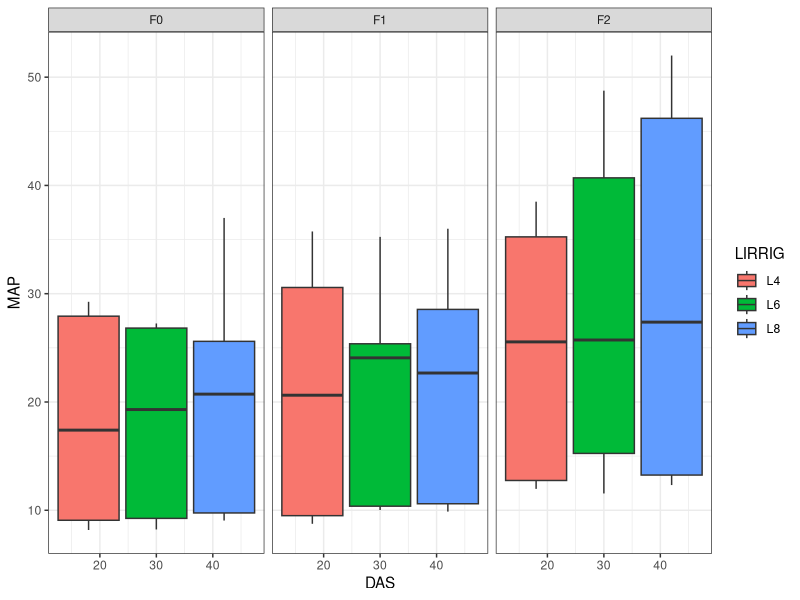
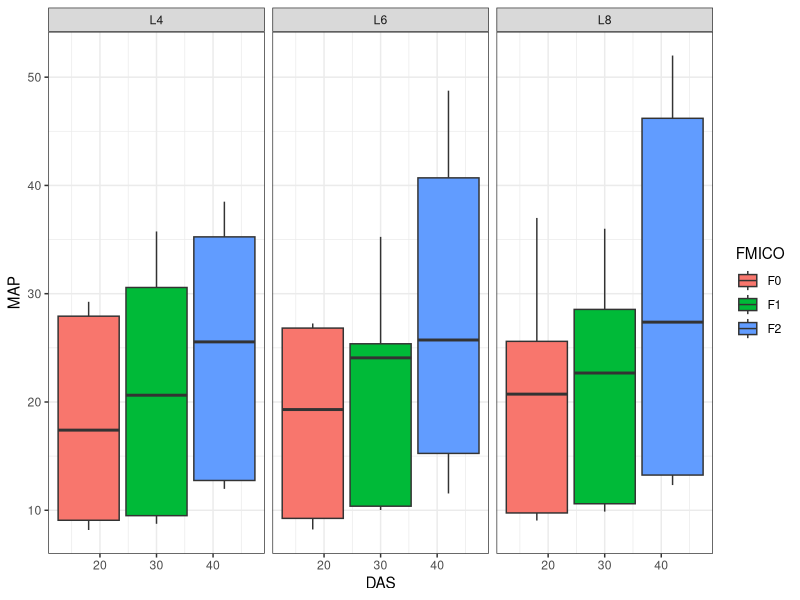
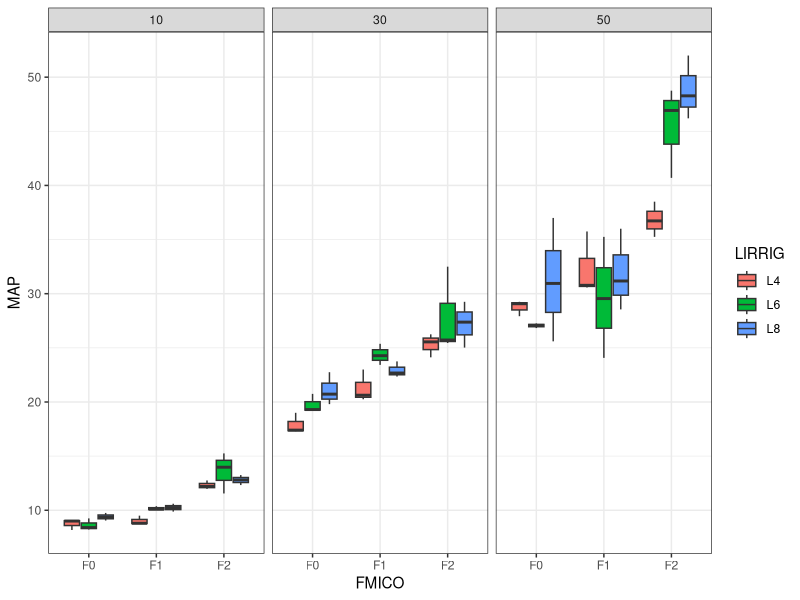
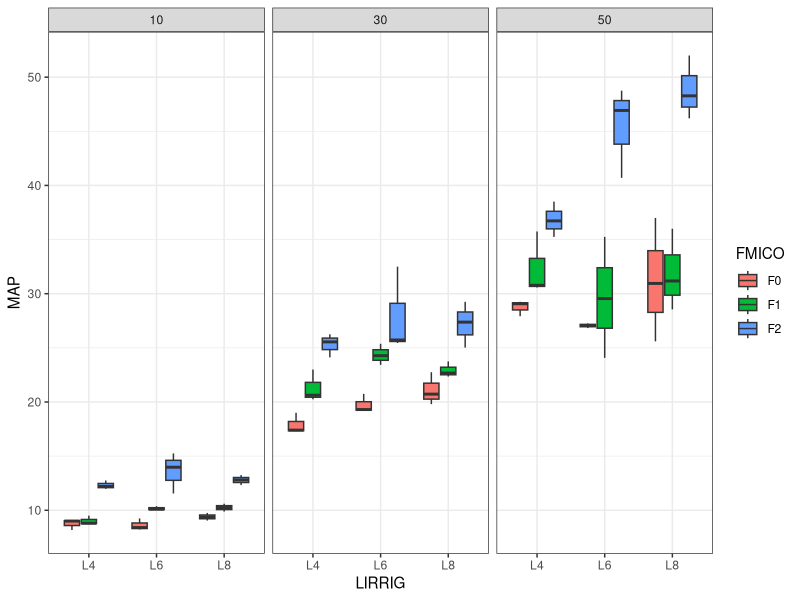
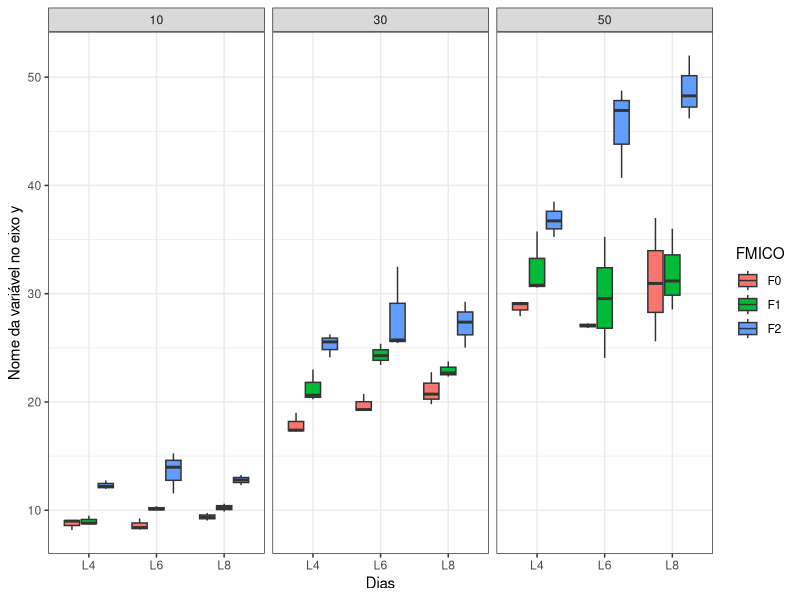
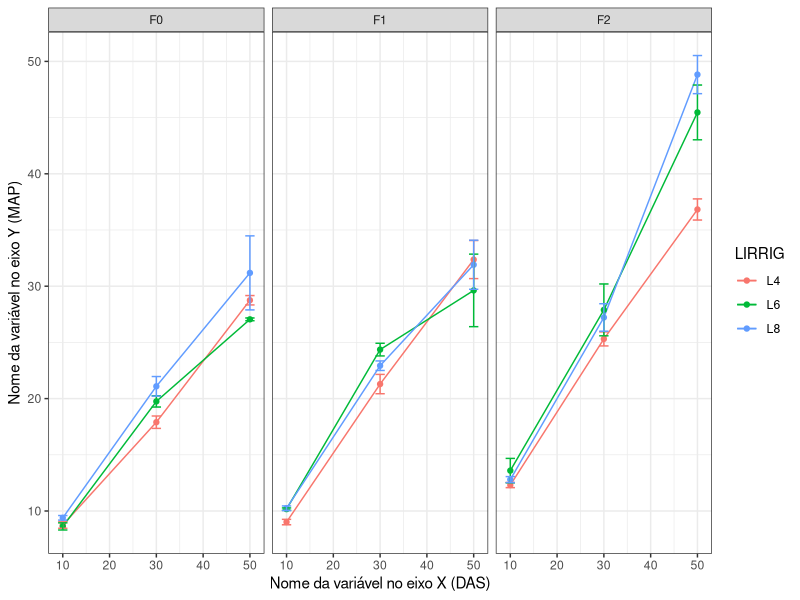
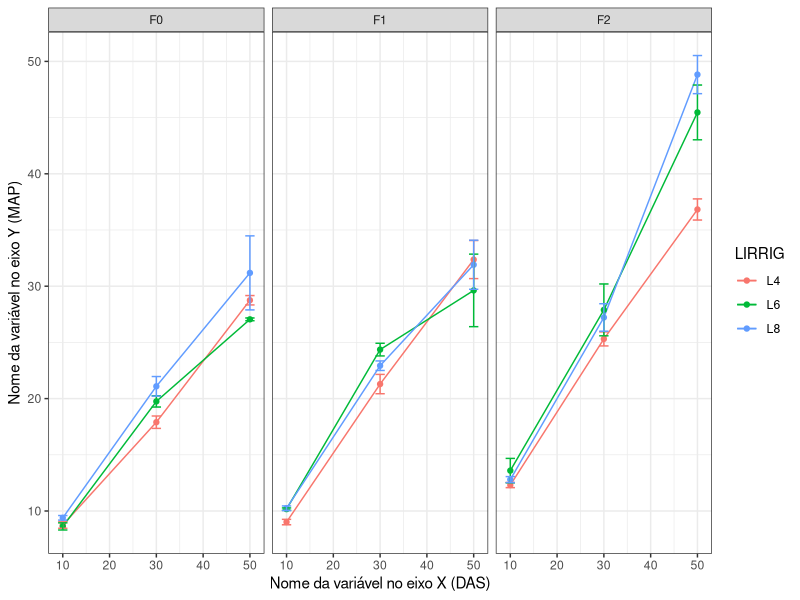
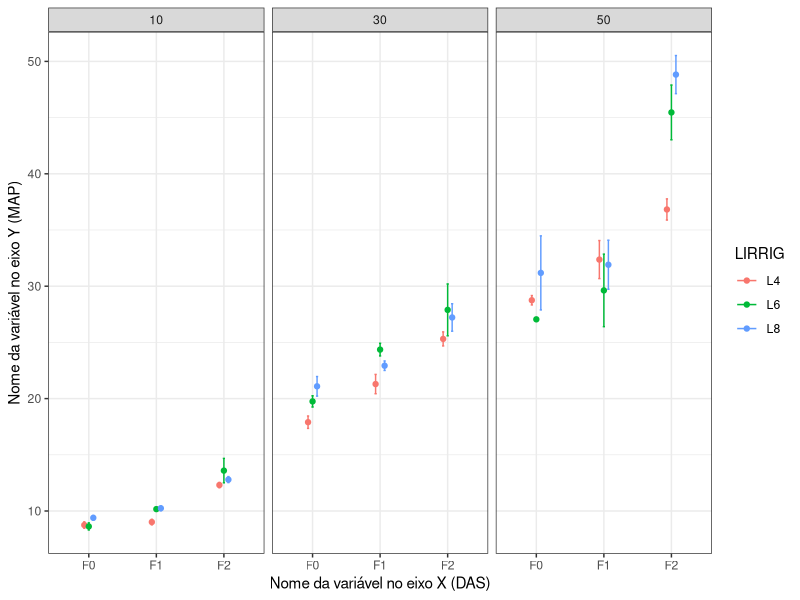

Write R code to recreate these figures, in order.
## ---- chunk 1

dados = read.table(header=TRUE, stringsAsFactors=TRUE, text="

FMICO	LIRRIG	DAS	MAP	DPAP	MDC	DPDC	MNF	DPNF
F0	L4	10	8.175	0.62915287	1.65	0.057735027	4.25	0.5
F0	L4	10	9	1.414213562	1.65	0.238047614	4.5	0.577350269
F0	L4	10	9.075	0.287228132	1.55	0.129099445	4	0
F0	L4	30	17.3	1.023067284	3.85	0.057735027	8.75	0.5
F0	L4	30	17.4	1.329160136	3.725	0.05	8.75	0.5
F0	L4	30	19	3.265986324	3.925	0.340342964	9.25	0.957427108
F0	L4	50	27.925	1.977161265	3.8	0.081649658	9.25	0.5
F0	L4	50	29.075	2.439091361	3.85	0.129099445	9.75	0.5
F0	L4	50	29.25	9.394147114	3.95	0.331662479	10	0.816496581
F0	L6	10	8.225	0.596517672	1.925	0.095742711	4.25	0.5
F0	L6	10	8.4	0.752772653	1.925	0.15	4	0
F0	L6	10	9.25	2.061552813	2	0.316227766	4.5	0.577350269
F0	L6	30	19.2	0.43204938	3.725	0.15	8.25	0.5
F0	L6	30	19.3	0.678232998	3.7	0.182574186	8.5	0.577350269
F0	L6	30	20.75	3.304037934	3.825	0.309569594	9	1.632993162
F0	L6	50	26.825	0.928708781	3.9	0.115470054	10.75	0.5
F0	L6	50	27.075	0.613052472	3.925	0.095742711	11	0
F0	L6	50	27.25	2.5	4.05	0.37859389	11	0.816496581
F0	L8	10	9.05	0.173205081	1.7	0.182574186	3.75	0.5
F0	L8	10	9.375	0.35	1.55	0.057735027	4	0
F0	L8	10	9.75	1.5	1.825	0.518812747	4	0.816496581
F0	L8	30	19.8	1.849324201	4.05	0.129099445	9.5	0.577350269
F0	L8	30	20.725	1.871496727	3.95	0.057735027	9.25	0.5
F0	L8	30	22.75	6.396613687	4.075	0.320156212	9.75	1.892969449
F0	L8	50	25.6	2.284731932	4.15	0.1	11.75	0.5
F0	L8	50	30.95	3.355095627	4.05	0.057735027	11.75	0.5
F0	L8	50	37	21.9089023	4.15	0.251661148	12.25	0.957427108
F1	L4	10	8.75	0.404145188	2.1	0.21602469	4	0
F1	L4	10	8.8	0.294392029	1.95	0.191485422	4	0
F1	L4	10	9.5	1.914854216	2.1	0.346410162	4.5	0.577350269
F1	L4	30	20.25	0.525991128	3.95	0.264575131	9	0
F1	L4	30	20.625	1.286791876	4.15	0.057735027	8.75	0.5
F1	L4	30	23	8.041558721	4.1	0.346410162	9.25	1.258305739
F1	L4	50	30.575	5.113625589	4.225	0.170782513	10.5	0.577350269
F1	L4	50	30.775	8.803929047	4.175	0.15	11	0
F1	L4	50	35.75	16.68082732	4.275	0.419324854	11	0.816496581
F1	L6	10	10.025	0.095742711	2.1	0	4	0
F1	L6	10	10.1	0.081649658	2.1	0	4	0
F1	L6	10	10.375	0.75	2.15	0.1	4.25	0.5
F1	L6	30	23.425	1.497497913	4.225	0.095742711	9	0
F1	L6	50	24.075	2.487803583	4.275	0.095742711	11.25	0.5
F1	L6	30	24.275	1.093541647	4.175	0.05	9.25	0.5
F1	L6	30	25.375	7.542932675	4.4	0.476095229	9.5	1.290994449
F1	L6	50	29.55	4.662259824	4.4	0.081649658	11.25	0.5
F1	L6	50	35.25	16.8399327	4.375	0.411298756	11.5	1.914854216
F1	L8	10	9.875	0.512347538	2.175	0.206155281	4	0
F1	L8	10	10.25	1.707825128	2.325	0.386221008	4.5	0.577350269
F1	L8	10	10.6	0.182574186	2.25	0.1	4.75	0.5
F1	L8	30	22.35	0.732575366	4.25	0.288675135	10	0
F1	L8	30	22.675	0.585234996	4.15	0.173205081	10.5	0.577350269
F1	L8	30	23.75	2.872281323	4.325	0.386221008	10.5	1
F1	L8	50	28.55	3.189043744	4.1	0.294392029	11.5	0.577350269
F1	L8	50	31.175	3.228389691	4.2	0.316227766	11.5	0.577350269
F1	L8	50	36	13.29160136	4.45	1.021436896	11.5	1
F2	L4	10	11.975	0.556027577	2.125	0.05	4.5	0.577350269
F2	L4	10	12.2	0.461880215	2.15	0.057735027	4.25	0.5
F2	L4	10	12.75	1.258305739	2.2	0.163299316	4.5	0.577350269
F2	L4	30	24.125	3.241784488	4.15	0.057735027	9.25	0.5
F2	L4	30	25.55	2.179449472	4.15	0.057735027	10	0.816496581
F2	L4	30	26.25	5.678908346	4.2	0.163299316	10.25	1.707825128
F2	L4	50	35.25	4.373023363	4.35	0.057735027	11.25	0.5
F2	L4	50	36.725	4.359185704	4.325	0.05	11.25	0.5
F2	L4	50	38.5	10.34408043	4.375	0.125830574	11.5	1
F2	L6	10	11.55	0.465474668	2.125	0.095742711	4.25	0.5
F2	L6	10	13.975	1.512999229	2.05	0.129099445	4	0
F2	L6	10	15.25	6.184658438	2.2	0.326598632	4.5	0.577350269
F2	L6	30	25.45	1.138712724	4.35	0.057735027	10	0
F2	L6	30	25.725	1.581929202	4.4	0.081649658	10.5	0.577350269
F2	L6	30	32.5	14.84362939	4.5	0.25819889	10.75	0.957427108
F2	L6	50	40.7	10.55525146	4.275	0.095742711	10.5	0.577350269
F2	L6	50	46.925	6.630422309	4.35	0.129099445	11	0
F2	L6	50	48.75	22.35136088	4.45	0.42031734	11.5	1.732050808
F2	L8	10	12.325	0.556027577	2.25	0.057735027	4.75	0.5
F2	L8	10	12.8	1.34412301	2.2	0.081649658	5	0
F2	L8	10	13.25	4.031128874	2.325	0.206155281	4.75	0.5
F2	L8	30	25.025	2.886029568	4.2	0	10	0
F2	L8	30	27.375	1.89802529	4.175	0.05	9.75	0.5
F2	L8	30	29.25	10.37223859	4.325	0.206155281	10.25	1.258305739
F2	L8	50	46.2	4.443722164	4.625	0.05	11.75	0.957427108
F2	L8	50	48.275	7.261485156	4.55	0.191485422	12	0
F2	L8	50	52	16.1245155	4.625	0.275378527	12.25	1.707825128
")


## ---- chunk 2
dados |> head()
## ---- chunk 3
str(dados)
## ---- chunk 4
library(ggplot2) #Criar gráficos de vários tipos
library(dplyr) #Utilizar operadores pipes
library(rstatix) #Pacote para realizar estatística descritiva
## ---- chunk 5
dados |> 
  ggplot(aes(x=DAS, y=MAP, fill=LIRRIG))+ #Escolhe que variáveis aparecem no eixo X, Y e grupo
  geom_boxplot()+ #Seleciona tipo de gráfico de boxplot
  facet_grid(~FMICO)+ # Agrupa gráfico por MICO
  theme_bw() #Estilo de gráfico
## ---- chunk 6
dados |> 
  ggplot(aes(x=DAS, y=MAP, fill=FMICO))+ #Escolhe que variáveis aparecem no eixo X, Y e grupo
  geom_boxplot()+ #Seleciona tipo de gráfico de boxplot
  facet_grid(~LIRRIG)+ # Agrupa gráfico por LRRIG
  theme_bw() #Estilo de gráfico
## ---- chunk 7
dados |> 
  ggplot(aes(x=FMICO, y=MAP, fill=LIRRIG))+ #Escolhe que variáveis aparecem no eixo X, Y e grupo
  geom_boxplot()+ #Seleciona tipo de gráfico de boxplot
  facet_grid(~DAS)+ # Agrupa gráfico por DAS 
  theme_bw() #Estilo de gráfico
## ---- chunk 8
dados |> 
  ggplot(aes(x=LIRRIG, y=MAP, fill=FMICO))+ #Escolhe que variáveis aparecem no eixo X, Y e grupo
  geom_boxplot()+ #Seleciona tipo de gráfico de boxplot
  facet_grid(~DAS)+ # Agrupa gráfico por DAS 
  theme_bw() #Estilo de gráfico
## ---- chunk 9
dados |> 
  ggplot(aes(x=LIRRIG, y=MAP, fill=FMICO))+ #Escolhe que variáveis aparecem no eixo X, Y e grupo
  geom_boxplot()+ #Seleciona tipo de gráfico de boxplot
  facet_grid(~DAS)+ # Agrupa gráfico por DAS 
  theme_bw()+ #Estilo de gráfico
  xlab("Dias")+ #Altera o título do eixo X
  ylab("Nome da variável no eixo y") #Altera o título do eixo Y
  
## ---- chunk 10

#chama arquivo de dados
dados |> 
  
  # Realizar o agrupamento dos dados por FMICO, LIRRIG e DAS
  group_by(FMICO, LIRRIG,DAS) |> 
  
  # Calcular as estatísticas resumidas (média e erro padrão) para a coluna MAP dentro de cada grupo
  get_summary_stats(MAP, type="mean_se") |> 
  
  # Criar o gráfico de linhas
  ggplot(aes(x = DAS, #Variável no eixo X
             y = mean, #Variável no eixo Y (essa deve ser a varável analisada (dependente))
             fill = LIRRIG)) + #Variável na legenda (as linhas terão as cores agrupadas conforme essa variável)
  
  # Adicionar as linhas de dados
  geom_line(aes(
    color=LIRRIG) #define as cores das linhas de acordo com LIRRIG
    )+
  
  # Adicionar pontos nas linhas (opcional)
  geom_point(aes(
    color=LIRRIG) #define as cores das linhas de acordo com LIRRIG
    )+
  
  #Adiciona barras de erros nos pontos
  geom_errorbar(aes(ymax = mean + se, #Barra de erro para baixo (média - erro)
                   ymin = mean - se, #Barra de erro para cima (média + erro) 
                   width=2, #define a largura da barra de erro 
                   color=LIRRIG #define as cores das linhas de acordo com LIRRIG
                   ))+
  
  #Agrupa os gráficos por FMICO
  facet_grid(~FMICO)+
  
  #Define o estilo do gráfico
  theme_bw()+
  
  #Altera título do eixo X
  xlab("Nome da variável no eixo X (DAS)")+

  #Altera título do eixo Y
  ylab("Nome da variável no eixo Y (MAP)")
  
## ---- chunk 11
#chama arquivo de dados
dados |> 
  
  # Realizar o agrupamento dos dados por FMICO, LIRRIG e DAS
  group_by(FMICO, LIRRIG,DAS) |> 
  
  # Calcular as estatísticas resumidas (média e erro padrão) para a coluna MAP dentro de cada grupo
  get_summary_stats(MAP, type="mean_se") |> 
  
# Criar o gráfico de linhas
  ggplot(aes(x = DAS, #Variável no eixo X
             y = mean, #Variável no eixo Y (essa deve ser a varável analisada (dependente))
             fill = LIRRIG)) + #Variável na legenda (as linhas terão as cores agrupadas conforme essa variável)
  
  # Adicionar as linhas de dados
  geom_line(aes(
    color=LIRRIG) #define as cores das linhas de acordo com LIRRIG
    )+
  
  # Adicionar pontos nas linhas (opcional)
  geom_point(aes(
    color=LIRRIG) #define as cores das linhas de acordo com LIRRIG
    )+
  
  #Adiciona barras de erros nos pontos
  geom_errorbar(aes(ymax = mean + se, #Barra de erro para baixo (média - erro)
                   ymin = mean - se, #Barra de erro para cima (média + erro) 
                   width=2, #define a largura da barra de erro 
                   color=LIRRIG #define as cores das linhas de acordo com LIRRIG
                   ))+
  
  #Agrupa os gráficos por FMICO
  facet_grid(~FMICO)+
  
  #Define o estilo do gráfico
  theme_bw()+
  
  #Altera título do eixo X
  xlab("Nome da variável no eixo X (DAS)")+

  #Altera título do eixo Y
  ylab("Nome da variável no eixo Y (MAP)")
  
  # Adiocionar letras acima das barras
  geom_text(aes(label = c(
    "a"#1
    
    )),position = position_dodge(1), vjust = -1)
  
## ---- chunk 12


dados |>
  group_by(FMICO, LIRRIG, DAS) |>
  get_summary_stats(MAP, type = "mean_se") |>
  convert_as_factor(DAS) |>
  
  ggplot(aes(
    x = FMICO,
    y = mean,
    fill = LIRRIG
  )) +
  geom_point(aes(color = LIRRIG), position = position_dodge(width = 0.2)) +
  geom_errorbar(
    aes(
      x = FMICO,
      ymax = mean + se,
      ymin = mean - se,
      width = 0.1,
      color = LIRRIG
    ),
    position = position_dodge(width = 0.2)
  ) +
  facet_grid(~DAS) +
  theme_bw() +
  xlab("Nome da variável no eixo X (DAS)") +
  ylab("Nome da variável no eixo Y (MAP)")

## ---- chunk 13


teste=
dados |> 
  group_by(DAS, FMICO) |>
  pairwise_t_test(MAP ~ LIRRIG, p.adjust.method = "bonferroni") |> 
  dplyr::select(-`p`, -`p.signif`) |> 
  add_xy_position(x = "DAS") |>  
  filter(`p.adj`<0.05 ) 


## ---- chunk 14


library(ggpubr)

dados |>
  group_by(FMICO, LIRRIG, DAS) |>
  get_summary_stats(MAP, type = "mean_se") |>
  convert_as_factor(DAS) |>
  
  ggplot(aes(
    x = FMICO,
    y = mean,
    fill = LIRRIG
  )) +
  geom_point(aes(color = LIRRIG), position = position_dodge(width = 0.2)) +
  geom_errorbar(
    aes(
      x = FMICO,
      ymax = mean + se,
      ymin = mean - se,
      width = 0.1,
      color = LIRRIG
    ),
    position = position_dodge(width = 0.2)
  ) +
  facet_grid(~DAS) +
  theme_bw() +
  xlab("Nome da variável no eixo X (DAS)") +
  ylab("Nome da variável no eixo Y (MAP)")
  # stat_pvalue_manual(teste, tip.length = 0, hide.ns = TRUE)


## ---- chunk 15

dados = read.table(header=TRUE, stringsAsFactors=TRUE, text="
FMICO	LIRRIG	BLOCO	REP	CLOA	CLOB	F0	FM	FV	FVFM	FVF0	MSC	MSF	MSR	AF
F0	L4	1	1	34.98	9.80	115.00	462.00	325.00	0.70	2.83	1.19	1.95	1.53	260.57
F0	L4	1	2	31.80	12.20	142.00	643.00	515.00	0.80	3.63	1.12	1.89	1.09	292.22
F0	L4	1	3	37.50	11.30	123.00	630.00	502.00	0.80	4.08	1.34	1.67	2.82	415.34
F0	L4	1	4	36.50	14.30	136.00	699.00	557.00	0.80	4.10	0.73	2.04	2.32	320.20
F0	L4	2	1	33.80	10.50	131.91	644.69	458.98	0.71	3.48	1.18	1.91	1.82	303.59
F0	L4	2	2	36.22	11.40	122.31	666.94	507.36	0.76	4.15	0.88	1.89	1.37	315.73
F0	L4	2	3	34.08	12.00	124.21	594.20	488.51	0.82	3.93	1.17	1.91	1.57	285.04
F0	L4	2	4	32.71	12.23	120.06	504.03	502.68	1.00	4.19	0.96	1.94	1.86	309.22
F0	L4	3	1	33.05	11.99	123.14	644.12	392.81	0.61	3.19	1.22	1.86	1.83	313.11
F0	L4	3	2	35.02	11.71	120.49	640.10	485.75	0.76	4.03	1.05	1.89	1.53	287.72
F0	L4	3	3	33.14	10.63	133.20	628.63	441.80	0.70	3.32	0.98	1.76	2.01	317.19
F0	L4	3	4	34.15	11.73	127.33	560.66	489.25	0.87	3.84	1.00	1.80	1.49	292.79
F0	L6	1	1	36.40	12.50	122.00	613.00	491.00	0.80	4.02	0.93	1.63	1.90	333.20
F0	L6	1	2	34.20	13.10	118.00	656.00	538.00	0.82	4.56	1.35	1.82	1.32	302.08
F0	L6	1	3	33.00	10.70	137.00	626.00	489.00	0.78	3.57	1.69	2.79	2.91	278.72
F0	L6	1	4	35.40	11.90	143.00	659.00	516.00	0.78	3.61	0.93	2.22	2.79	341.05
F0	L6	2	1	33.87	12.33	125.56	648.31	490.46	0.76	3.91	1.12	2.09	2.06	286.63
F0	L6	2	2	35.34	12.13	131.77	651.60	499.45	0.77	3.79	1.14	1.88	1.51	301.97
F0	L6	2	3	35.16	11.76	128.57	632.14	491.81	0.78	3.83	1.21	1.90	1.99	316.09
F0	L6	2	4	33.44	12.35	123.74	620.19	495.35	0.80	4.00	1.09	1.86	2.48	320.33
F0	L6	3	1	34.57	12.03	130.50	648.89	500.21	0.77	3.83	1.03	1.90	1.49	301.28
F0	L6	3	2	34.79	11.29	123.67	635.18	507.45	0.80	4.10	1.11	1.72	2.06	309.44
F0	L6	3	3	34.06	12.40	118.40	629.71	510.35	0.81	4.31	1.17	1.91	2.41	307.81
F0	L6	3	4	34.62	11.34	120.17	621.40	498.57	0.80	4.15	0.91	2.16	2.61	322.11
F0	L8	1	1	36.60	13.80	135.00	659.00	527.00	0.80	3.90	1.03	2.33	1.78	339.40
F0	L8	1	2	34.40	9.80	144.00	693.00	550.00	0.79	3.82	1.16	1.62	2.33	389.30
F0	L8	1	3	36.20	14.60	126.00	697.00	548.00	0.79	4.35	1.27	1.91	1.95	272.86
F0	L8	1	4	37.10	15.30	162.00	668.00	523.00	0.78	3.23	1.24	1.95	4.77	373.37
F0	L8	2	1	35.68	12.11	139.35	662.05	535.90	0.81	3.85	1.14	1.98	1.79	304.24
F0	L8	2	2	36.62	13.56	134.97	661.36	537.40	0.81	3.98	1.14	1.83	2.36	320.02
F0	L8	2	3	36.18	14.56	144.25	671.87	543.48	0.81	3.77	1.07	1.99	1.92	337.57
F0	L8	2	4	35.30	13.25	136.32	683.99	542.71	0.79	3.98	1.09	2.02	1.97	311.36
F0	L8	3	1	35.53	12.31	143.00	674.81	530.01	0.79	3.71	1.12	2.04	1.99	303.02
F0	L8	3	2	35.00	13.44	141.70	678.89	523.58	0.77	3.69	1.20	1.87	1.98	329.56
F0	L8	3	3	36.32	11.90	133.23	662.88	525.44	0.79	3.94	1.24	2.44	2.52	305.11
F0	L8	3	4	35.64	12.98	130.22	660.72	524.24	0.79	4.03	1.12	2.63	1.78	358.02
F1	L4	1	1	37.00	11.80	137.00	659.00	531.00	0.81	3.88	1.11	2.15	1.59	356.36
F1	L4	1	2	34.80	10.40	128.00	614.00	480.00	0.78	3.75	1.13	1.83	2.83	317.18
F1	L4	1	3	33.40	12.00	128.00	685.00	547.00	0.80	4.27	1.57	1.79	2.26	270.44
F1	L4	1	4	35.70	16.00	142.00	682.00	542.00	0.79	3.82	1.10	2.08	3.78	341.65
F1	L4	2	1	34.02	11.23	130.79	650.37	529.50	0.81	4.05	1.11	1.97	1.79	331.85
F1	L4	2	2	35.00	11.78	131.82	645.62	512.44	0.79	3.89	1.09	2.02	2.08	303.27
F1	L4	2	3	35.06	12.32	135.31	654.89	499.95	0.76	3.69	1.14	1.84	2.07	323.02
F1	L4	2	4	34.89	12.40	129.20	660.53	505.29	0.76	3.91	1.19	1.83	2.59	338.32
F1	L4	3	1	35.60	11.18	128.35	664.83	492.25	0.74	3.84	1.12	1.86	2.10	335.93
F1	L4	3	2	33.98	11.83	129.14	661.80	498.51	0.75	3.86	1.12	1.93	1.88	331.25
F1	L4	3	3	33.94	11.85	132.81	633.54	519.60	0.82	3.91	1.18	1.86	2.54	296.42
F1	L4	3	4	34.91	11.26	131.09	627.84	507.93	0.81	3.87	1.12	1.92	1.89	331.89
F1	L6	1	1	33.50	9.40	128.00	726.00	611.00	0.84	4.77	1.18	1.86	2.12	321.84
F1	L6	1	2	36.20	14.80	134.00	690.00	548.00	0.79	4.09	1.34	1.87	2.90	343.83
F1	L6	1	3	37.40	14.30	138.00	670.00	547.00	0.82	3.96	1.13	2.54	1.91	415.79
F1	L6	1	4	38.50	15.40	140.00	617.00	481.00	0.78	3.44	1.23	2.03	2.60	301.38
F1	L6	2	1	36.04	15.06	129.69	669.48	519.30	0.78	4.00	1.23	2.08	2.48	315.90
F1	L6	2	2	37.10	11.31	133.03	649.99	527.55	0.81	3.97	1.22	1.98	2.37	318.98
F1	L6	2	3	35.84	14.56	132.79	681.70	546.00	0.80	4.11	1.22	1.89	2.49	345.07
F1	L6	2	4	34.33	15.36	135.42	650.07	517.59	0.80	3.82	1.17	1.88	2.06	338.84
F1	L6	3	1	36.76	12.42	132.18	634.83	533.74	0.84	4.04	1.17	2.13	2.08	325.11
F1	L6	3	2	37.41	13.04	133.02	662.93	521.06	0.79	3.92	1.21	1.91	2.21	331.89
F1	L6	3	3	34.76	14.22	130.02	648.03	499.66	0.77	3.84	1.17	2.10	2.50	311.29
F1	L6	3	4	36.51	11.76	130.27	643.72	528.18	0.82	4.05	1.17	2.16	2.30	337.97
F1	L8	1	1	38.60	12.70	132.00	679.00	582.00	0.86	4.41	0.71	2.07	3.09	352.79
F1	L8	1	2	37.80	14.30	143.00	666.00	527.00	0.79	3.69	1.56	2.28	2.27	319.46
F1	L8	1	3	36.10	14.00	149.00	688.00	499.00	0.73	3.35	1.11	2.41	2.26	343.30
F1	L8	1	4	35.70	14.40	145.00	707.00	567.00	0.80	3.91	1.91	1.99	2.72	346.00
F1	L8	2	1	37.26	14.32	142.51	684.58	550.09	0.80	3.86	0.84	2.21	2.45	339.54
F1	L8	2	2	36.77	13.12	139.44	673.45	533.29	0.79	3.82	1.52	2.06	2.41	330.20
F1	L8	2	3	37.32	13.98	143.22	672.60	534.89	0.80	3.73	1.51	2.02	2.42	342.78
F1	L8	2	4	36.73	13.19	137.22	685.18	521.69	0.76	3.80	1.41	1.92	2.46	345.92
F1	L8	3	1	37.44	13.50	136.54	673.94	538.59	0.80	3.94	1.31	2.03	2.65	335.45
F1	L8	3	2	37.40	14.25	142.93	682.65	506.27	0.74	3.54	1.36	2.11	2.61	341.13
F1	L8	3	3	36.98	14.04	138.40	682.67	561.51	0.82	4.06	1.38	1.98	2.29	331.70
F1	L8	3	4	36.71	13.74	145.34	675.18	552.05	0.82	3.80	0.88	1.71	2.61	336.72
F2	L4	1	1	39.10	11.90	136.00	646.00	510.00	0.79	3.75	1.33	1.84	2.79	262.92
F2	L4	1	2	35.30	14.10	137.00	676.00	539.00	0.80	3.93	1.82	2.30	2.44	359.55
F2	L4	1	3	32.70	13.70	133.00	654.00	521.00	0.80	3.92	1.85	2.36	3.49	360.11
F2	L4	1	4	34.70	13.30	131.00	707.00	576.00	0.81	4.40	1.09	2.35	2.32	476.15
F2	L4	2	1	35.38	12.73	132.95	668.35	524.55	0.78	3.95	1.63	2.42	2.75	313.88
F2	L4	2	2	35.71	13.59	134.22	665.15	521.83	0.78	3.89	1.36	2.08	2.40	317.59
F2	L4	2	3	34.48	13.03	134.29	667.94	518.88	0.78	3.86	1.30	2.07	2.70	326.69
F2	L4	2	4	34.57	12.32	133.04	657.10	539.28	0.82	4.05	1.63	2.28	2.38	326.29
F2	L4	3	1	34.17	12.82	134.45	669.37	520.38	0.78	3.87	1.58	2.52	2.51	366.38
F2	L4	3	2	34.35	13.16	135.42	657.75	532.49	0.81	3.93	1.31	2.63	2.51	293.15
F2	L4	3	3	34.41	12.57	134.77	664.08	520.07	0.78	3.86	1.52	2.41	2.47	301.57
F2	L4	3	4	33.61	12.87	132.31	671.75	532.07	0.79	4.02	1.74	2.28	2.48	305.44
F2	L6	1	1	38.40	17.10	149.00	723.00	544.00	0.75	3.65	1.91	2.78	2.12	331.76
F2	L6	1	2	36.80	16.40	146.00	670.00	522.00	0.78	3.58	1.42	2.16	3.04	373.57
F2	L6	1	3	36.80	15.60	145.00	639.00	562.00	0.88	3.88	1.41	2.58	2.36	336.30
F2	L6	1	4	33.80	11.30	122.00	724.00	545.00	0.75	4.47	1.77	2.40	3.64	340.57
F2	L6	2	1	34.98	13.18	144.81	687.67	544.18	0.79	3.76	1.68	2.42	2.81	338.21
F2	L6	2	2	37.03	13.22	131.23	708.17	545.09	0.77	4.15	1.39	2.48	2.57	336.19
F2	L6	2	3	35.45	14.29	135.46	696.69	535.25	0.77	3.95	1.42	2.36	2.91	334.81
F2	L6	2	4	34.91	14.19	146.71	676.49	546.09	0.81	3.72	1.58	2.31	2.78	340.88
F2	L6	3	1	37.20	14.72	131.21	710.25	536.93	0.76	4.09	1.58	2.42	2.31	340.36
F2	L6	3	2	36.62	16.52	144.56	707.82	540.60	0.76	3.74	1.52	2.39	2.57	341.57
F2	L6	3	3	36.44	12.51	139.79	704.81	540.46	0.77	3.87	1.41	2.34	2.51	334.69
F2	L6	3	4	36.27	13.35	130.16	671.92	536.88	0.80	4.12	1.40	1.81	2.73	334.65
F2	L8	1	1	39.40	16.40	141.00	727.00	578.00	0.80	4.10	1.59	2.30	3.54	357.95
F2	L8	1	2	39.60	16.40	143.00	707.00	561.00	0.79	3.92	1.22	2.32	2.08	288.62
F2	L8	1	3	36.20	12.90	140.00	730.00	585.00	0.80	4.18	1.56	2.53	3.41	341.16
F2	L8	1	4	38.00	17.50	157.00	689.00	567.00	0.82	3.61	2.23	3.21	4.47	392.45
F2	L8	2	1	37.13	16.39	141.88	707.52	567.64	0.80	4.00	1.56	2.36	2.72	340.31
F2	L8	2	2	39.07	13.81	142.28	722.24	570.88	0.79	4.01	1.50	2.53	2.51	314.64
F2	L8	2	3	37.53	14.77	144.07	704.98	570.81	0.81	3.96	1.47	2.50	3.42	359.07
F2	L8	2	4	38.04	15.67	143.45	717.61	575.17	0.80	4.01	1.56	2.55	2.72	329.98
F2	L8	3	1	39.09	14.53	140.11	701.86	571.63	0.81	4.08	1.46	2.57	2.64	338.68
F2	L8	3	2	38.23	15.08	143.81	700.86	575.91	0.82	4.00	1.45	2.39	3.31	355.60
F2	L8	3	3	37.76	15.61	142.99	705.72	566.36	0.80	3.96	1.37	2.41	3.09	329.64
F2	L8	3	4	37.63	16.29	143.56	710.10	571.13	0.80	3.98	1.68	2.39	2.76	358.95

")


## ---- chunk 16
dados |> 
  # Realizar o agrupamento dos dados por FMICO e LIRRIG
  group_by(FMICO, LIRRIG) |> 
  # Calcular as estatísticas resumidas (média e erro padrão) para a coluna CLOA dentro de cada grupo
  get_summary_stats(CLOA, type = "mean_se") |> 
  
  # Criar o gráfico de barras com barras de erro
  ggplot(aes(x = FMICO, y = mean, fill = LIRRIG)) +
  # Adicionar as barras de dados
  geom_bar(stat = "identity", position = "dodge") +
  # Adicionar as barras de erro
  geom_errorbar(aes(ymax = mean + se, ymin = mean - se), 
                position = position_dodge(0.9), width = 0.2)+
  # Definir estilo do gráfico
  theme_bw()

## ---- chunk 17
dados |> 
  # Realizar o agrupamento dos dados por FMICO e LIRRIG
  group_by(FMICO, LIRRIG) |> 
  # Calcular as estatísticas resumidas (média e erro padrão) para a coluna CLOA dentro de cada grupo
  get_summary_stats(CLOA, #Selcionar a variável
                    type = "mean_se") |> #definir o tipo de estatística (média±erro-padrão)
  
  # Criar o gráfico de barras com barras de erro
  ggplot(aes(x = FMICO, y = mean, fill = LIRRIG)) +
  
  # Adicionar as barras de dados
  geom_bar(stat = "identity", #define que a altura das barras seja a média
           position = "dodge", #define que as barras fiquem lado a lado
           color = "black") + #Adiciona cotorno preto às barras
  
  # Escolha as cores das barras manualmente (pode usar nome da cor ou código hexadecimal)
    scale_fill_manual(values = c("red", "#555555", "#ffffff")) +  
  
  # Adicionar as barras de erro
  geom_errorbar(aes(ymax = mean + se, ymin = mean - se), 
                position = position_dodge(0.9), width = 0.2)+
  # Definir estilo do gráfico
  theme_bw()+
  
  #Altera título do eixo X
  xlab("Nome da variável FMICO")+
  
  #Altera título do eixo Y
  ylab("Nome da variável CLOA")

## ---- chunk 18

dados |> 
  # Realizar o agrupamento dos dados por FMICO e LIRRIG
  group_by(FMICO, LIRRIG) |> 
  # Calcular as estatísticas resumidas (média e erro padrão) para a coluna CLOA dentro de cada grupo
  get_summary_stats(CLOA, #Selcionar a variável
                    type = "mean_se") |> #definir o tipo de estatística (média±erro-padrão)
  
  # Criar o gráfico de barras com barras de erro
  ggplot(aes(x = FMICO, y = mean, fill = LIRRIG)) +
  
  # Adicionar as barras de dados
  geom_bar(stat = "identity", #define que a altura das barras seja a média
           position = "dodge", #define que as barras fiquem lado a lado
           color = "black") + #Adiciona cotorno preto às barras
  
  # Escolha as cores das barras manualmente (pode usar nome da cor ou código hexadecimal)
    scale_fill_manual(values = c("red", "#555555", "#ffffff")) +  
  
  # Adicionar as barras de erro
  geom_errorbar(aes(ymax = mean + se, ymin = mean - se), 
                position = position_dodge(0.9), width = 0.2)+
  # Definir estilo do gráfico
  theme_bw()+
  
  #Altera título do eixo X
  xlab("Nome da variável FMICO")+
  
  #Altera título do eixo Y
  ylab("Nome da variável CLOA")+
  
  ylim(0,50)+ #AUmentando a escala de Y para caber as letras no gráfico

  # Adiocionar letras acima das barras
  geom_text(aes(label = c(
    "a",#1
    "b",#2
    "c",#3
    "d",#4
    "e",#5
    "f",#6
    "g",#7
    "h",#8
    "i" #9
    
    )),position = position_dodge(1), vjust = -1)

## ---- chunk 19

dados |> 
  # Realizar o agrupamento dos dados por FMICO e LIRRIG
  group_by(FMICO, LIRRIG) |> 
  # Calcular as estatísticas resumidas (média e erro padrão) para a coluna CLOA dentro de cada grupo
  get_summary_stats(CLOA, #Selcionar a variável
                    type = "mean_se") |> #definir o tipo de estatística (média±erro-padrão)
  
  # Criar o gráfico de barras com barras de erro
  ggplot(aes(x = FMICO, y = mean, fill = LIRRIG)) +
  
  # Adicionar as barras de dados
  geom_bar(stat = "identity", #define que a altura das barras seja a média
           position = "dodge", #define que as barras fiquem lado a lado
           color = "black") + #Adiciona cotorno preto às barras
  
  # Escolha as cores das barras manualmente (pode usar nome da cor ou código hexadecimal)
    scale_fill_manual(values = c("red", "#555555", "#ffffff")) +  
  
  # Adicionar as barras de erro
  geom_errorbar(aes(ymax = mean + se, ymin = mean - se), 
                position = position_dodge(0.9), width = 0.2)+
  # Definir estilo do gráfico
  theme_bw()+
  
  #Altera título do eixo X
  xlab("Nome da variável FMICO")+
  
  #Altera título do eixo Y
  ylab("Nome da variável CLOA")+
  
  #Aumentando a escala de Y para caber as letras no gráfico
  #Usando coord_cartesian para definir o range e não subir as barras
  coord_cartesian(ylim = c(20, 50))+ 

  # Adiocionar letras acima das barras
  geom_text(aes(label = c(
    "a",#1
    "b",#2
    "c",#3
    "d",#4
    "e",#5
    "f",#6
    "g",#7
    "h",#8
    "i" #9
    
    )),position = position_dodge(1), vjust = -1)





